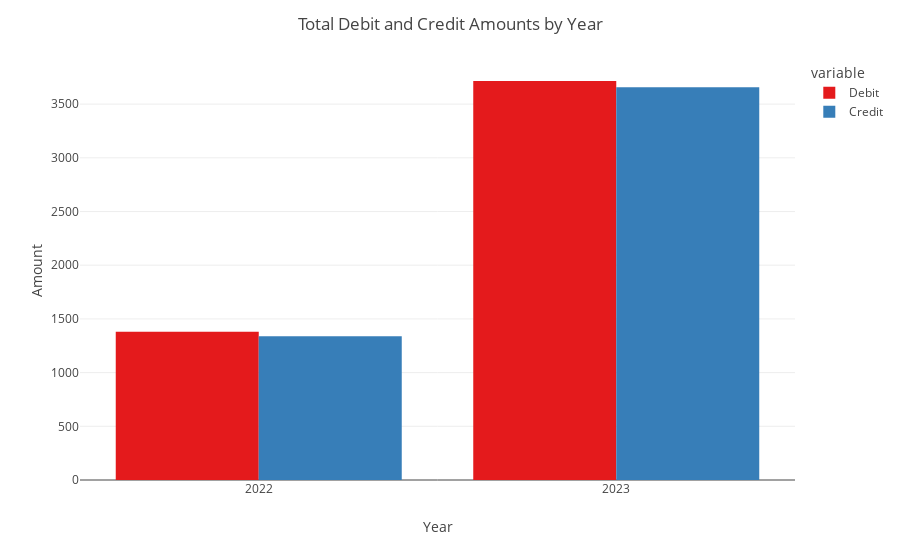

Notebook cell for this chart:
### Code cell
def totalDrCr():
    sumDF = concat.copy()
    sumDF['Debit'] = sumDF['Debit'].str[2:]
    sumDF['Credit'] = sumDF['Credit'].str[2:]

    sumDF['Debit'] = sumDF['Debit'].astype(float)
    sumDF['Credit'] = sumDF['Credit'].astype(float)
    sumDF['Date'] = sumDF['Date'].str[-4:]

    years = sumDF['Date'].unique()

    color_map = {'Debit': 'rgb(228,26,28)', 'Credit': 'rgb(55,126,184)'}

    grouped_df = sumDF.groupby('Date').agg({'Debit': 'sum', 'Credit': 'sum'}).reset_index()

    # Create a bar chart of total debit and credit amounts by year
    fig = px.bar(grouped_df, x='Date', y=['Debit', 'Credit'], barmode='group', color_discrete_map=color_map)

    # Add axis labels and title
    fig.update_layout(
        xaxis_title="Year",
        yaxis_title="Amount",
        title="Total Debit and Credit Amounts by Year"
    )


    return fig

totalDrCr()

### Figure 1 — Plotly figure (JSON) as saved in the notebook; plotly's stock layout.template omitted (floating-point values rounded to 4 significant figures)
{"data": [{"alignmentgroup": "True", "hovertemplate": "variable=Debit<br>Date=%{x}<br>value=%{y}<extra></extra>", "legendgroup": "Debit", "marker": {"color": "rgb(228,26,28)", "pattern": {"shape": ""}}, "name": "Debit", "offsetgroup": "Debit", "orientation": "v", "showlegend": true, "textposition": "auto", "type": "bar", "x": ["2022", "2023"], "xaxis": "x", "y": [1381.0, 3715.0], "yaxis": "y"}, {"alignmentgroup": "True", "hovertemplate": "variable=Credit<br>Date=%{x}<br>value=%{y}<extra></extra>", "legendgroup": "Credit", "marker": {"color": "rgb(55,126,184)", "pattern": {"shape": ""}}, "name": "Credit", "offsetgroup": "Credit", "orientation": "v", "showlegend": true, "textposition": "auto", "type": "bar", "x": ["2022", "2023"], "xaxis": "x", "y": [1338.0, 3658.0], "yaxis": "y"}], "layout": {"barmode": "group", "legend": {"title": {"text": "variable"}, "tracegroupgap": 0}, "margin": {"t": 60}, "title": {"text": "Total Debit and Credit Amounts by Year"}, "xaxis": {"anchor": "y", "domain": [0, 1], "title": {"text": "Year"}}, "yaxis": {"anchor": "x", "domain": [0, 1], "title": {"text": "Amount"}}}}
